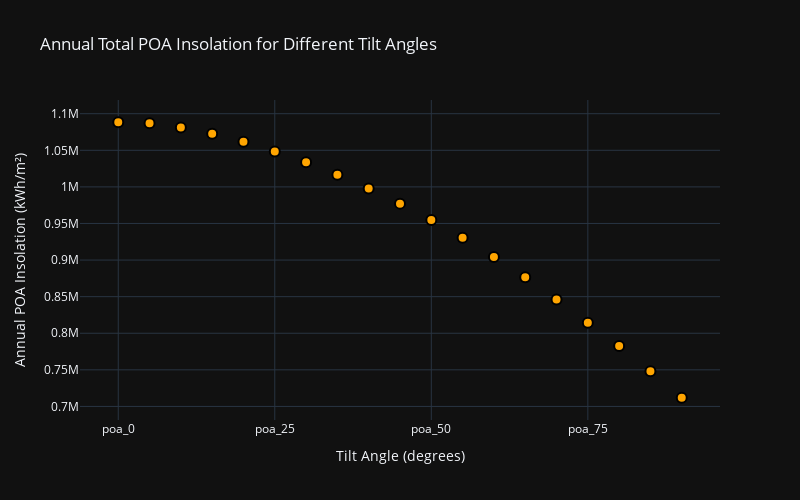

The notebook cell saved with this chart:
### Code cell
import plotly.express as px

# Calculate the annual total POA insolation for each tilt angle
annual_poa_totals = df_tilts.resample('YE').sum()

# Prepare the data for the scatter plot
scatter_data = annual_poa_totals.sum().reset_index()
scatter_data.columns = ['Tilt Angle', 'Annual POA Insolation']

# Create the scatter plot
fig = px.scatter(
    scatter_data,
    x='Tilt Angle',
    y='Annual POA Insolation',
    title='Annual Total POA Insolation for Different Tilt Angles',
    labels={'Tilt Angle': 'Tilt Angle (degrees)', 'Annual POA Insolation': 'Insolation (kWh/m²)'},
    template='plotly_dark'
)

# Customize the layout
fig.update_traces(marker=dict(size=10, color='orange', line=dict(width=2, color='black')))
fig.update_layout(
    xaxis=dict(tickmode='linear', tick0=0, dtick=5),
    yaxis=dict(title='Annual POA Insolation (kWh/m²)'),
    height=500,
    width=800
)

# Show the plot
fig.show()

### Figure 1 — Plotly figure (JSON) as saved in the notebook; plotly's stock layout.template omitted (floating-point values rounded to 4 significant figures)
{"data": [{"hovertemplate": "Tilt Angle (degrees)=%{x}<br>Insolation (kWh/m²)=%{y}<extra></extra>", "legendgroup": "", "marker": {"color": "orange", "line": {"color": "black", "width": 2}, "size": 10, "symbol": "circle"}, "mode": "markers", "name": "", "orientation": "v", "showlegend": false, "type": "scatter", "x": ["poa_0", "poa_5", "poa_10", "poa_15", "poa_20", "poa_25", "poa_30", "poa_35", "poa_40", "poa_45", "poa_50", "poa_55", "poa_60", "poa_65", "poa_70", "poa_75", "poa_80", "poa_85", "poa_90"], "xaxis": "x", "y": [1088000.0, 1087000.0, 1081000.0, 1073000.0, 1062000.0, 1048000.0, 1034000.0, 1016000.0, 997900.0, 977100.0, 954600.0, 930500.0, 904100.0, 876400.0, 846100.0, 814400.0, 782400.0, 748100.0, 711900.0], "yaxis": "y"}], "layout": {"height": 500, "legend": {"tracegroupgap": 0}, "title": {"text": "Annual Total POA Insolation for Different Tilt Angles"}, "width": 800, "xaxis": {"anchor": "y", "domain": [0, 1], "dtick": 5, "tick0": 0, "tickmode": "linear", "title": {"text": "Tilt Angle (degrees)"}}, "yaxis": {"anchor": "x", "domain": [0, 1], "title": {"text": "Annual POA Insolation (kWh/m²)"}}}}
